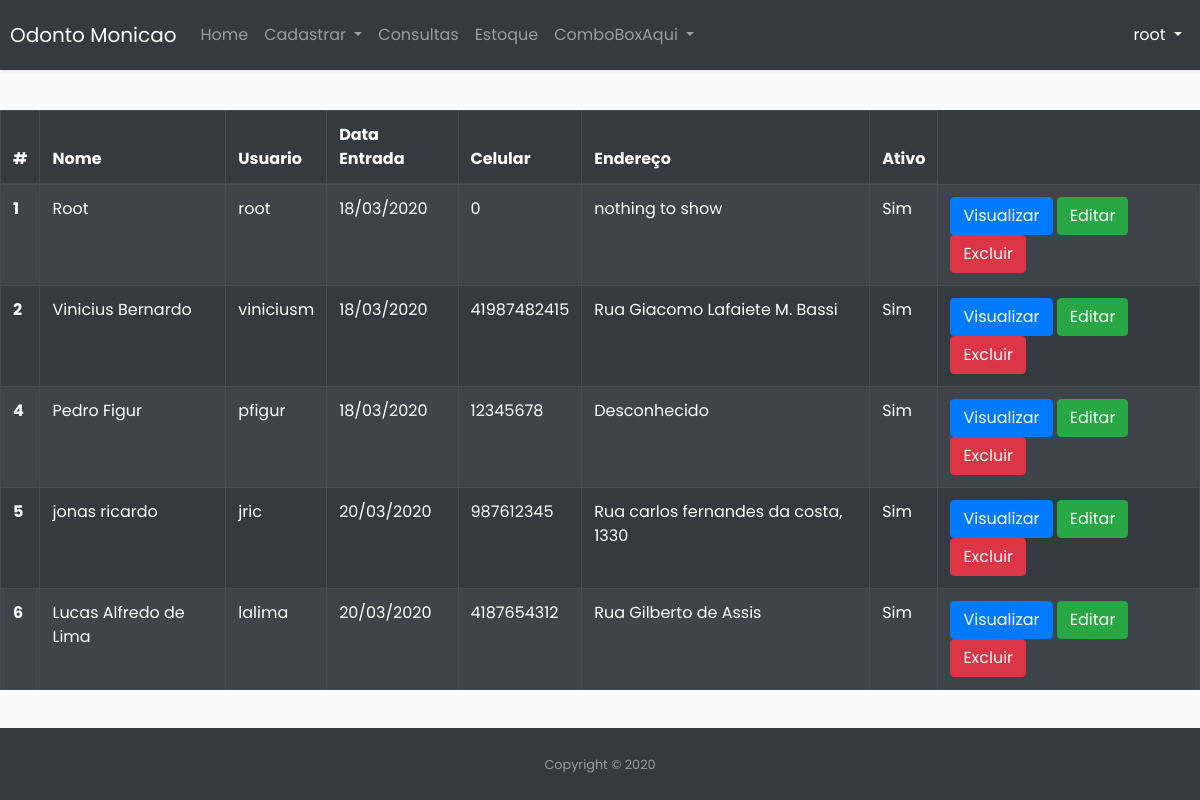
Screenshot of /listarCadastros.php (signed in) with the database file from the repository.
### tables this page shows
CREATE TABLE `usuarios` (
  `usuario_id` int(11) NOT NULL AUTO_INCREMENT,
  `usuario` varchar(200) NOT NULL,
  `senha` varchar(32) NOT NULL,
  `ativo` tinyint(1) NOT NULL,
  `nivelacesso_id` int(11) NOT NULL,
  `funcionario_id` int(11) NOT NULL,
  PRIMARY KEY (`usuario_id`),
  UNIQUE KEY `login_UNIQUE` (`usuario`),
  KEY `fk_usuarios_nivelacesso_idx` (`nivelacesso_id`),
  KEY `fk_usuarios_func_idx` (`funcionario_id`),
  CONSTRAINT `fk_usuarios_func` FOREIGN KEY (`funcionario_id`) REFERENCES `funcionarios` (`funcionario_id`),
  CONSTRAINT `fk_usuarios_nivelacesso` FOREIGN KEY (`nivelacesso_id`) REFERENCES `nivelacesso` (`nivelacesso_id`)
);

CREATE TABLE `funcionarios` (
  `funcionario_id` int(11) NOT NULL AUTO_INCREMENT,
  `nome` varchar(100) NOT NULL,
  `cpf` varchar(11) NOT NULL,
  `rg` varchar(10) NOT NULL,
  `celular` varchar(12) NOT NULL,
  `email` varchar(45) NOT NULL,
  `endereco` varchar(50) NOT NULL,
  `ativo` tinyint(4) NOT NULL,
  `dtEntrada` datetime NOT NULL,
  `dtSaida` datetime DEFAULT NULL,
  PRIMARY KEY (`funcionario_id`)
);

### listarCadastros.php (the view, shortened to what this page needs)
<?php
include('view/header.php');
include('connectDB.php');
$sql = "SELECT * FROM usuarios u INNER JOIN funcionarios f ON u.funcionario_id=f.funcionario_id";
$resultado = mysqli_query($connection, $sql);
?>
<div class="table-responsive">
    <table class="table table-hover table-dark table-striped table-bordered">
        <thead class="thead-dark ">
            <tr>
                <th scope="col">#</th>
                <th scope="col">Nome</th>
                <th scope="col">Usuario</th>
                <th scope="col">Data Entrada</th>
                <th scope="col">Celular</th>
                <th scope="col">Endereço</th>
                <th scope="col">Ativo</th>
            </tr>
        </thead>
        <tbody>
            <?php while ($dados = $resultado->fetch_array()) : ?>
                <tr>
                    <th scope="row"><?php echo $dados['usuario_id'] ?></th>
                    <td><?php echo $dados['nome'] ?></td>
                    <td><?php echo $dados['usuario'] ?></td>
                    <td><?php echo date('d/m/Y', strtotime($dados['dtEntrada'])); ?></td>
                    <td><?php echo $dados['celular'] ?></td>
                    <td><?php echo $dados['endereco'] ?></td>
                    <td><?php echo $dados['ativo'] == 1 ? "Sim" : "Não"; ?></td>
                    <td>
                        <a href="#"><button type="button" class="btn btn-primary">Visualizar</button></a>
                        <a href="#"><button type="button" class="btn btn-success">Editar</button></a>
                        <a href="#"><button type="button" class="btn btn-danger">Excluir</button></a>
                    </td>
                </tr>
            <?php endwhile; ?>
        </tbody>
    </table>
</div>
<?php
include('view/footer.php');
?>

### view/header.php (shortened to what this page needs)
<?php
$paginaLink = $_SERVER['SCRIPT_NAME'];
?>
<!DOCTYPE html>
<html lang="pt-br">
<head>
    <link href="css/bootstrap.min.css" rel="stylesheet">
    <link href="css/style.css" rel="stylesheet">
</head>
<body>
    <nav class="navbar navbar-expand-lg navbar-dark bg-dark">
        <a class="navbar-brand" href="logged.php">Odonto Monicao</a>
        <div class="collapse navbar-collapse" id="navbarNavDropdown">
            <ul class="navbar-nav">
                <li class="nav-item <?php
                                    if ($paginaLink == '/Login-OdontoMonicao/logged.php') {
                                        echo 'active';
                                    }
                                    ?>">
                    <a class="nav-link" href="logged.php">Home <span class="sr-only">(current)</span></a>
                </li>
                <?php if ($_SESSION['nivelacesso'] == 2) : ?>
                    <li class="nav-item dropdown <?php
                                                    if ($paginaLink == '/Login-OdontoMonicao/cadastrar.php') {
                                                        echo 'active';
                                                    }
                                                    ?>">
                        <a class="nav-link dropdown-toggle" href="#" id="navbarDropdownMenuLink" data-toggle="dropdown" aria-haspopup="true" aria-expanded="false">
                            Cadastrar
                        </a>
                    </li>
                <?php endif; ?>
                <li class="nav-item">
                    <a class="nav-link" href="#">Consultas</a>
                </li>
                <li class="nav-item">
                    <a class="nav-link" href="#">Estoque</a>
                </li>
                <li class="nav-item dropdown">
                    <a class="nav-link dropdown-toggle" href="#" id="navbarDropdownMenuLink" data-toggle="dropdown" aria-haspopup="true" aria-expanded="false">
                        ComboBoxAqui
                    </a>
                </li>
            </ul>
        </div>
        <div class="d-flex flex-row-reverse bd-highlight">
            <div class="collapse navbar-collapse" id="navbarNavDropdown">
                <ul class="navbar-nav">
                    <li class="nav-item dropdown active">
                        <a class="nav-link dropdown-toggle" href="#" id="navbarDropdown" role="button" data-toggle="dropdown" aria-haspopup="true" aria-expanded="false">
                            <?php echo $_SESSION['usuario']; ?>
                        </a>
                    </li>
                </ul>
            </div>
        </div>
    </nav>

### view/footer.php
<?php
$paginaLink = $_SERVER['SCRIPT_NAME'];
if ($paginaLink != '/Login-OdontoMonicao/cadastrar.php') {
  echo "
    <footer id='sticky-footer' class='py-4 bg-dark text-white-50'>
      <div class='container text-center'>
        <small>Copyright &copy; 2020</small>
      </div>
    </footer>
  </body>
</html>";
}

### css/style.css (style rules this page uses)
body { font-family: 'Poppins', sans-serif; background: #fafafa; }
a, a:hover, a:focus { color: inherit; text-decoration: none; transition: all 0.3s; }
.navbar { padding: 15px 10px; background: #fff; border: none; border-radius: 0; margin-bottom: 40px; box-shadow: 1px 1px 3px rgba(0, 0, 0, 0.1); }
li { list-style: none; }
a[aria-expanded="false"]::before, a[aria-expanded="true"]::before { display: block; position: absolute; right: 20px; font-family: 'Glyphicons Halflings'; font-size: 0.6em; }
#sticky-footer { position: fixed; height: auto; bottom: 0; width: 100%; }
:root { --input-padding-x: 1.5rem; --input-padding-y: .75rem; }

### rows the page displays
usuarios: usuario_id "1", funcionario.nome "Root", usuario "root", funcionario.dtEntrada "18/03/2020", funcionario.celular "0", funcionario.endereco "nothing to show"
usuarios: usuario_id "2", funcionario.nome "Vinicius Bernardo", usuario "viniciusm", funcionario.dtEntrada "18/03/2020", funcionario.celular "41987482415", funcionario.endereco "Rua Giacomo Lafaiete M. Bassi"
usuarios: usuario_id "4", funcionario.nome "Pedro Figur", usuario "pfigur", funcionario.dtEntrada "18/03/2020", funcionario.celular "12345678", funcionario.endereco "Desconhecido"
usuarios: usuario_id "5", funcionario.nome "jonas ricardo", usuario "jric", funcionario.dtEntrada "20/03/2020", funcionario.celular "987612345", funcionario.endereco "Rua carlos fernandes da costa, 1330"
usuarios: usuario_id "6", funcionario.nome "Lucas Alfredo de Lima", usuario "lalima", funcionario.dtEntrada "20/03/2020", funcionario.celular "4187654312", funcionario.endereco "Rua Gilberto de Assis"

### other values shown
$_SESSION['usuario'] "root"
